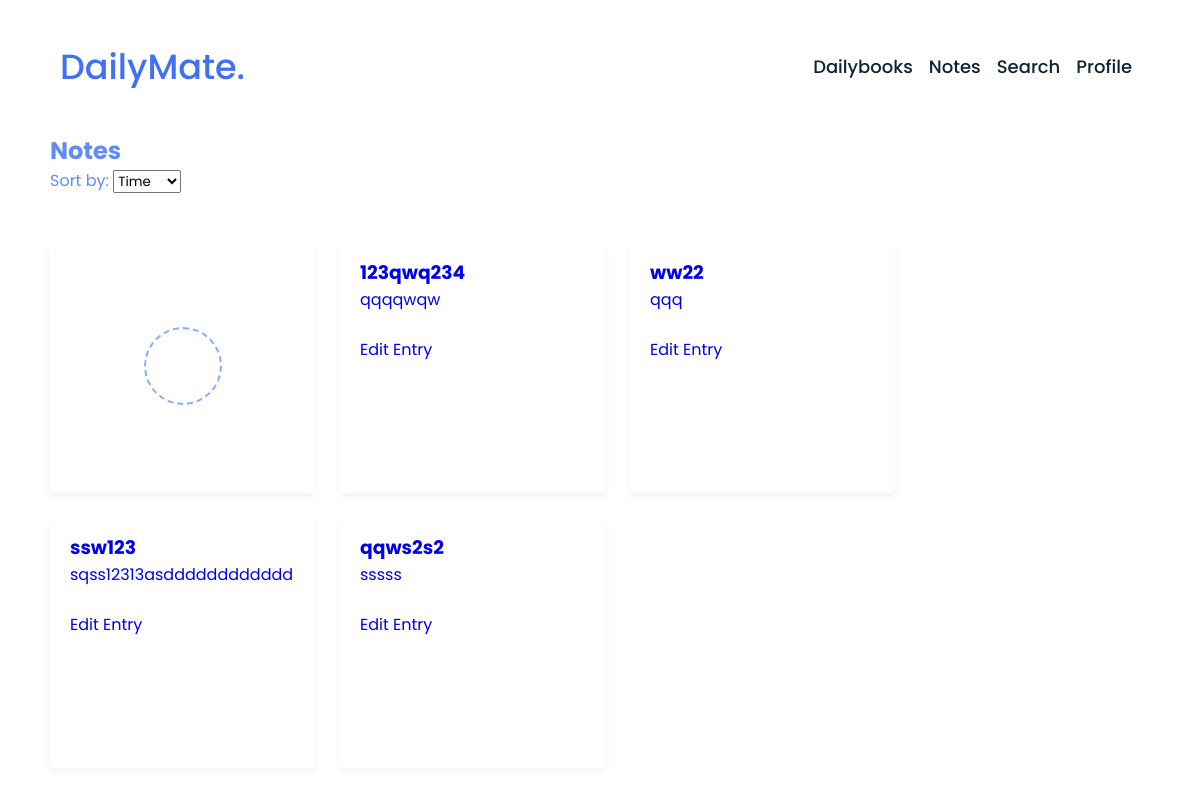
Before: /www/notes/ (signed in) with the older database file.
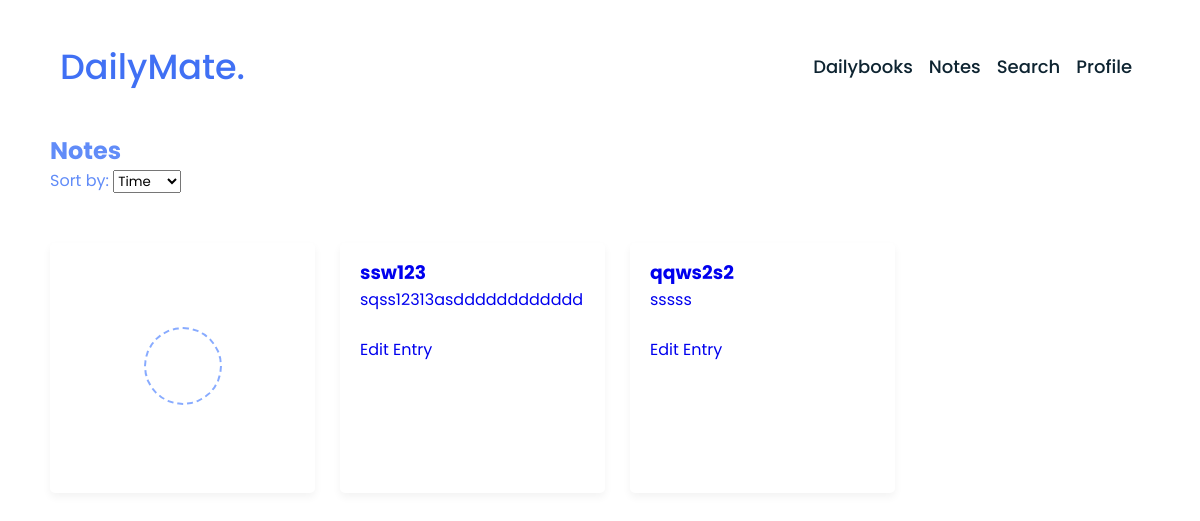
After: the same page with the newer database file.
### dailybook/models.py (models this page shows)
class Entry(models.Model):
    author = models.ForeignKey(User, on_delete=models.CASCADE)  # добавьте это поле
    title = models.CharField(max_length=100)
    content = models.TextField()
    def __str__(self):
        return self.title

### dailybook/views.py (the view)
# urls.py: path('<str:username>/notes/', note_list, name='note_list'),
@login_required
def note_list(request, username):
    print(request.user.username, username)
    if request.user.username != username:
        return render(request, 'error/access_denied.html', status=403)
    else:
        try:
            user = User.objects.get(username=username)
        except User.DoesNotExist:
            raise Http404("User does not exist")
        entries = Entry.objects.filter(author=user)
        print(entries)
        return render(request, 'main/note_list.html', {'entries': entries})

### dailybook/templates/main/note_list.html (shortened to what this page needs)
{% extends 'base.html' %}
{% load static %}
{% block head %}
    <link rel="stylesheet" href="{% static 'css/note_list.css' %}">
    <link rel="stylesheet" href="https://unicons.iconscout.com/release/v4.0.0/css/line.css">
{% endblock %}
{% block content %}
<h2 style="color: #618cf8; margin-left: 50px;">Notes</h2>
<form id="sortForm" method="get">
    <label for="sort_by" style="color: #618cf8; margin-left: 50px;">Sort by:</label>
    <select name="sort_by" id="sort_by">
        <option value="timestamp">Time</option>
    </select>
</form>
  <div class="wrapper">
      <li class="add-box">
          <a href="{% url 'entry_create' username=request.user.username %}" class="add-link">
              <div class="icon"></div>
          </a>
      </li>
      {% for entry in entries reversed %}
          <li>
              <h3><a href="{% url 'entry_detail' username=entry.author.username pk=entry.pk %}">{{ entry.title|slice:":20" }}</a>
              </h3>
              <a href="{% url 'entry_detail' username=entry.author.username pk=entry.pk %}">{{ entry.content|slice:":173" }}</a>
              <br>
              <div class="edit">
                  <a href="{% url 'entry_edit' username=entry.author.username pk=entry.pk  %}">Edit Entry</a>
              </div>
          </li>
      {% endfor %}
  </div>
{% endblock %}

Changed rows visible on the page:
removed Entry: title "123qwq234", content "qqqqwqw"
removed Entry: title "ww22", content "qqq"
